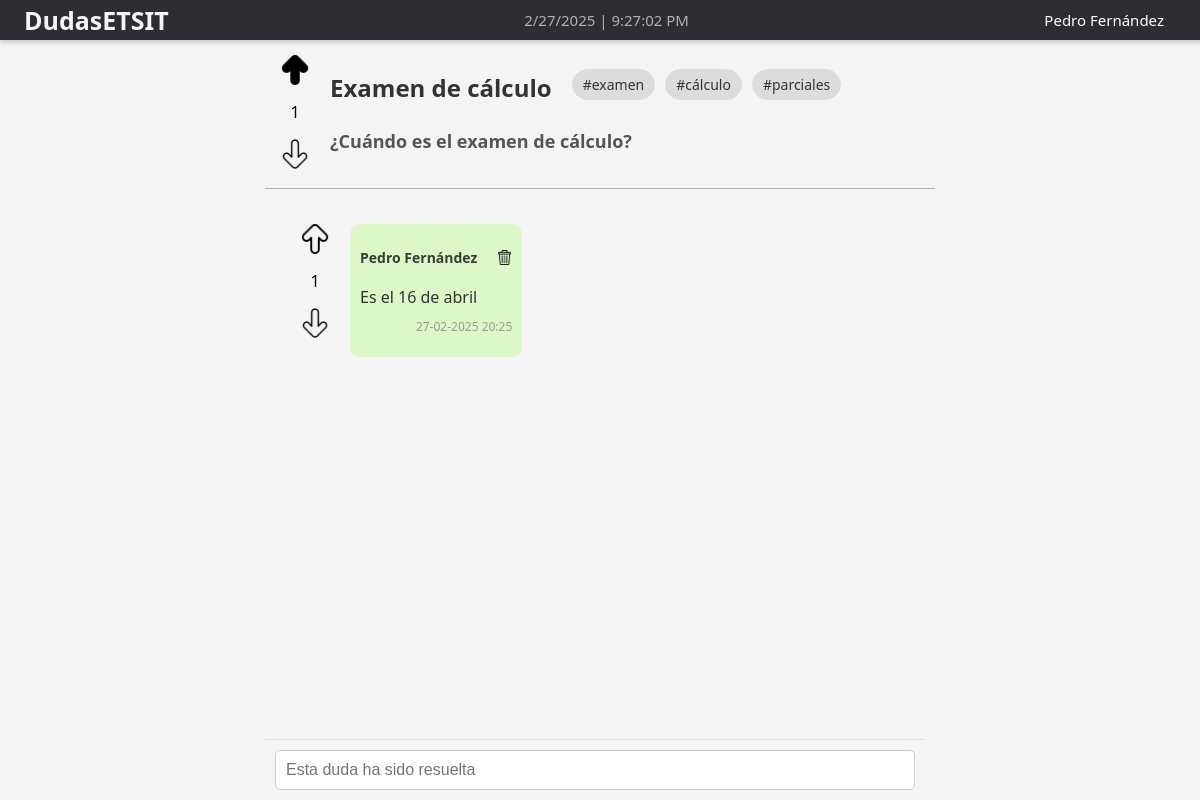
The page /1ºGISD/issue/1 (signed in) on the database its author committed.
### app.py (models this page shows, shortened)
class User(UserMixin, db.Model):
    __tablename__ = 'user'
    id = db.Column(db.Integer, primary_key=True)
    username = db.Column(db.String(150), unique=True, nullable=False)
    password = db.Column(db.LargeBinary, nullable=False)
    email = db.Column(db.String(150), unique=True, nullable=False)
    messages = db.relationship('Message', backref=db.backref('user', lazy=True))
    group_id = db.Column(db.Integer, db.ForeignKey('group.id'), nullable=False)
    issues = db.relationship('Issue', backref=db.backref('user', lazy=True))

class Issue(db.Model):
    __tablename__ = 'issue'
    id = db.Column(db.Integer, primary_key=True)
    title = db.Column(db.String(150), nullable=False)
    description = db.Column(db.String(500))
    created_at = db.Column(db.DateTime, default=datetime.now())
    modified_at = db.Column(db.DateTime, default=datetime.now())
    resolved = db.Column(db.Boolean, default=False)
    user_id = db.Column(db.Integer, db.ForeignKey('user.id'), nullable=False)
    group_id = db.Column(db.Integer, db.ForeignKey('group.id'), nullable=False)
    votes = db.Column(db.Integer, default=0)
    voters = db.relationship('User', secondary='issue_votes', backref=db.backref('voted_issues', lazy=True))

class Tag(db.Model):
    __tablename__ = 'tag'
    id = db.Column(db.Integer, primary_key=True)
    name = db.Column(db.String(100), unique=True, nullable=False)
    issues = db.relationship('Issue', secondary='issue_tags', backref=db.backref('tags', lazy=True))

class Message(db.Model):
    __tablename__ = 'message'
    id = db.Column(db.Integer, primary_key=True)
    content = db.Column(db.String(500), nullable=False)
    votes = db.Column(db.Integer, default=0)
    created_at = db.Column(db.DateTime, default=datetime.now())
    user_id = db.Column(db.Integer, db.ForeignKey('user.id'), nullable=False)
    issue_id = db.Column(db.Integer, db.ForeignKey('issue.id', ondelete='CASCADE'), nullable=False)
    voters = db.relationship('User', secondary='message_votes', backref=db.backref('voted_messages', lazy=True))
    issue = db.relationship('Issue', backref=db.backref('message', lazy=True, cascade="all, delete-orphan"))

### app.py (the view, shortened to what this page needs)
@app.route('/<group>/issue/<id>', methods=['GET', 'POST'])
@login_required
def issue(group, id):
    issue = Issue.query.filter_by(id=id).first()
    user_issue_vote = IssueVotes.query.filter_by(user_id=current_user.id, issue_id=issue.id).first()
    if user_issue_vote:
        user_issue_vote = user_issue_vote.vote_type
    messages = Message.query.filter_by(issue_id=id).order_by(Message.created_at.asc()).options(joinedload(Message.user)).all()
    message_votes = {}
    for message in messages:
        upvotes = len([vote for vote in message.message_votes if vote.vote_type == 1])
        downvotes = len([vote for vote in message.message_votes if vote.vote_type == -1])
        total_votes = upvotes - downvotes
        message_votes[message.id] = total_votes
    sorted_messages = sorted(messages, key=lambda m: message_votes[m.id], reverse=True)
    user_votes = {}
    for message in sorted_messages:
        user_vote = MessageVotes.query.filter_by(user_id=current_user.id, message_id=message.id).first()
        if user_vote:
            user_votes[message.id] = user_vote.vote_type
        else:
            user_votes[message.id] = 0
    return render_template('issue.html', group=group, issue=issue, messages=sorted_messages, message_votes=message_votes, user_votes=user_votes, user_issue_vote=user_issue_vote)

### app.py (called while the page is built)
@login_manager.user_loader
def load_user(user_id):
    return User.query.get(int(user_id))

### templates/issue.html (shortened to what this page needs)
<!DOCTYPE html>
<html>
<head>
</head>
<body>
    <div class="top-bar">
        <h3 onclick="window.location.href='{{ url_for('home', group=group) }}'" class="title">DudasETSIT</h3>
        <div class="date-time" id="date-time"></div>
        <div class="user-info">
            <span id="username">{{ current_user.username }}</span>
        </div>
    </div>
    <div class="content-container">
        <div class="issue_and_answers">
            <div class="rating-and-issue">
                <div id="rating">
                    <img
                        {% if user_issue_vote == 1 %}
                            src="{{ url_for('static', filename='arrow-up-voted.png') }}"
                        {% else  %}
                            src="{{ url_for('static', filename='arrow-up.png') }}"
                        {% endif %}
                        onclick="location.href='{{ url_for('voteup_issue', group=group, issueid=issue.id) }}'"
                    >
                    <p id="votes-{{ issue.id }}">{{ issue.votes }}</p>
                    <img
                        {% if user_issue_vote == -1 %}
                            src="{{ url_for('static', filename='arrow-down-voted.png') }}"
                        {% else %}
                            src="{{ url_for('static', filename='arrow-down.png') }}"
                        {% endif %}
                        onclick="location.href='{{ url_for('votedown_issue', group=group, issueid=issue.id) }}'"
                    >
                </div>
                <div class="issue-container">
                    <div class="issue-header">
                        <h1 onclick="joinRoom(this)" data-room="{{ issue.id }}">{{ issue.title }}</h1>
                        <div class="tags-container">
                            {% for tag in issue.tags %}
                                <span class="tag">#{{ tag.name }}</span>
                            {% endfor %}
                        </div>
                    </div>
                    <h2 id="description">{{ issue.description|safe }}</h2>
                </div>
            </div>
            <div id="answers-container">
                <div id="messages">
                    {% for message in messages %}
                        <div class="message-container">
                            <div id="rating">
                                <img
                                    {% if user_votes[message.id] == 1 %}
                                        src="{{ url_for('static', filename='arrow-up-voted.png') }}"
                                    {% else %}
                                        src="{{ url_for('static', filename='arrow-up.png') }}"
                                    {% endif %}
                                >
                                <p id="votes-{{ message.id }}">{{ message.votes }}</p>
                                <img
                                    {% if user_votes[message.id] == -1 %}
                                        src="{{ url_for('static', filename='arrow-down-voted.png') }}"
                                    {% else %}
                                        src="{{ url_for('static', filename='arrow-down.png') }}"
                                    {% endif %}
                                >
                            </div>
                            <div id="message" class="{{ 'sent' if message.user.username == current_user.username else 'received' }}">
                                <div class="message-header">
                                    <p class="username">{{ message.user.username }}</p>
                                    {% if current_user.id == message.user_id %}
                                        <img src="{{ url_for('static', filename='bin.png') }}" onclick="deleteMessage('{{ message.id }}')"></img>
                                    {% endif %}
                                </div>
                                <p class="content">{{ message.content|safe }}</p>
                                <p class="date">{{ message.created_at.strftime('%d-%m-%Y %H:%M') }}</p>
                            </div>
                        </div>
                    {% endfor %}
                </div>
            </div>
        </div>
        <div class="input-container">
            {% if issue.resolved == False %}
                <textarea id="new-message" placeholder="Escribe una respuesta..." oninput="adjustHeight(this)"></textarea>
                <button onclick="sendMessage()">Enviar</button>
            {% elif issue.resolved == True %}
                <input type="text" id="new-message" placeholder="Esta duda ha sido resuelta" readonly>
            {% endif %}
        </div>
    </div>
</body>
</html>

### templates/issue.html (style rules this page uses)
body { font-family: 'Segoe UI', Tahoma, Geneva, Verdana, sans-serif; background-color: #f4f4f4; margin: 0; padding: 0; display: flex; flex-direction: column; height: 100vh; overflow-x: hidden; }
.top-bar { display: flex; justify-content: space-between; align-items: center; background-color: #2d2d33; color: #f5f5f5; position: fixed; top: 0; width: 100%; height: 40px; z-index: 8; left: 0; padding: 0 2%; box-shadow: 0 2px 5px rgba(0, 0, 0, 0.2); }
.title { font-size: 25px; font-weight: bold; cursor: pointer; }
.date-time { font-size: 15px; color: #b0b0b0; }
.user-info { font-size: 15px; margin-right: 5%; position: relative; }
.user-info span { color: white; }
.issue_and_answers { overflow-y: auto; }
.rating-and-issue { display: flex; gap: 20px; margin-top: 40px; color: black; padding: 15px; background-color: #f4f4f4; border-bottom: 1.2px solid #b5b3b3; }
.issue-header { display: flex; justify-content: space-between; align-items: center; gap: 20px; }
.tags-container { display: flex; gap: 10px; flex-wrap: wrap; }
.tag { background-color: #dddcdc; padding: 5px 10px; border-radius: 20px; font-size: 14px; color: #333; border: 1px solid #ddd; cursor: pointer; }
.issue-container h1 { font-size: 24px; color: #333; margin-bottom: 10px; word-wrap: break-word; }
.issue-container h2 { font-size: 18px; color: #555; margin-bottom: 20px; word-wrap: break-word; max-width: 600px; }
#answers-container { flex: 1; padding: 15px; background-color: #f4f4f4; margin-bottom: 80px; }
#messages { width: 100%; max-width: 600px; margin: 0 auto; padding: 20px; display: flex; flex-direction: column; gap: 20px; }
.message-container { display: flex; gap: 20px; }
#rating { display: flex; flex-direction: column; height: 80px; align-items: center; }
#rating img { max-height: 30px; width: auto; }
#message { display: flex; flex-direction: column; margin-bottom: 15px; padding: 10px; border-radius: 10px; position: relative; }
.sent { background-color: #dcf8c6; width: fit-content; }
.message-header { display: flex; justify-content: space-between; gap: 20px; align-items: center; }
.username { font-weight: bold; font-size: 14px; color: #3b3b3b; }
.message-header img { margin: 0; width: 15px; cursor: pointer; }
.content { font-size: 16px; color: #333; margin: 5px 0; word-wrap: break-word; word-break: break-word; }
.date { font-size: 12px; color: #999; margin-top: 5px; text-align: right; }
.input-container { position: fixed; display: flex; padding: 10px; border-top: 1px solid #ddd; bottom: 0; z-index: 10000; width: 640px; background-color: #f4f4f4; align-items: flex-end; }
input[type="text"] { flex: 1; padding: 10px; border: 1px solid #ccc; border-radius: 5px; outline: none; font-size: 16px; }

### rows shown on the page
User: username "Pedro Fernández"
Issue: votes "1", title "Examen de cálculo", description "¿Cuándo es el examen de cálculo?"
Tag: name "examen"
Tag: name "cálculo"
Tag: name "parciales"
Message: votes "1", user.username "Pedro Fernández", content "Es el 16 de abril", created_at "27-02-2025 20:25"
